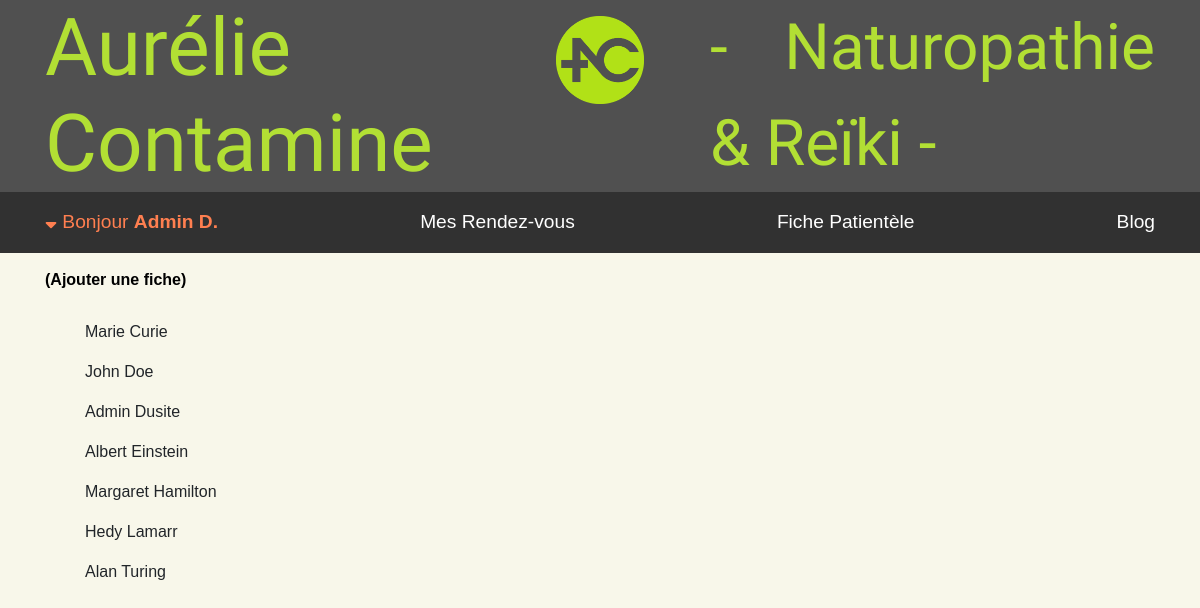
/php/patientele.php (signed in), run on the app's committed database.
### tables this page shows
CREATE TABLE `User` (
  `user_id` int(11) NOT NULL,
  `email` varchar(50) DEFAULT NULL,
  `password` varchar(100) DEFAULT NULL,
  `firstName` varchar(50) NOT NULL,
  `lastName` varchar(50) NOT NULL,
  `birthday` date DEFAULT NULL,
  `sex` varchar(20) DEFAULT NULL,
  `height` int(3) DEFAULT NULL,
  `weight` int(3) DEFAULT NULL,
  `diet` varchar(50) DEFAULT NULL,
  `phone` varchar(10) DEFAULT NULL,
  `reason` varchar(255) DEFAULT NULL,
  `pathology` text,
  `treatment` text,
  `emunctory` text,
  `other` text
);

### php/patientele.php (called while the page is built, shortened)
<?php
include 'classes/bdd.class.php';
$bdd = new BDD;
$requete = "SELECT user_id, firstName, lastName FROM User ORDER BY lastName ";
$users = $bdd->selectAll($requete,[]);
include 'vue/patientele.phtml';

### php/classes/bdd.class.php (called while the page is built, shortened)
<?php
class BDD {
    private $bdd;
    public function __construct (){
        $this->bdd = new PDO (
            'mysql:host=localhost;
            dbname=SiteNaturo;
            charset=utf8',
            'root',
            'root',
            [
                PDO::ATTR_ERRMODE => PDO::ERRMODE_EXCEPTION,
                PDO::ATTR_DEFAULT_FETCH_MODE => PDO::FETCH_ASSOC
            ]
            );
    }
    public function selectAll(string $sql, array $param = []){
        $requete = $this->bdd->prepare($sql);
        $requete->execute($param);
        return $requete->fetchAll();
    }
}

### php/vue/patientele.phtml (the view, shortened to what this page needs)
<?php include "templates/head.phtml" ?>
    <body>
    <?php include "templates/headerAdmin.phtml" ?>
    <div class="rouleau">
            <section class="container">
                <h3>Fiche patientèle<br><a href="editUser.php" style="font-family: Arial; font-size: 1rem; color: black;">(Ajouter une fiche)</a></h3>
                <li>
                    <?php foreach ($users as $user) : ?>
                        <ul id=<?=$user['user_id']?> class='trashable'> <a href="ficheUser.php?id=<?=$user['user_id']?>"><?= htmlspecialchars($user['firstName'])." ".htmlspecialchars($user['lastName']) ?></a> </ul>
                    <?php endforeach ?>
                </li>
            </section>
        </div>
    </body>
</html>

### css/style.css (style rules this page uses)
html { scroll-behavior: smooth; }
body { font-family: Arial, Helvetica, sans-serif; font-weight: 500; background-color: rgb(248, 247, 234); }
section { margin-bottom: 5rem; }
a { text-decoration: none; color: inherit; }
li { list-style: none; }
h1,h2,h3 { font-family: 'Amatic SC', cursive; }
h3 { font-size: 2.5rem; color: rgb(112, 145, 22); font-weight: bold; padding-bottom: 1rem; }
.rouleau { margin-top: 200px; }

### data on the page
user: firstName "Marie", lastName "Curie"
user: firstName "John", lastName "Doe"
user: firstName "Admin", lastName "Dusite"
user: firstName "Albert", lastName "Einstein"
user: firstName "Margaret", lastName "Hamilton"
user: firstName "Hedy", lastName "Lamarr"
user: firstName "Alan", lastName "Turing"

### other printed values
$userSession->getName() "Admin D."
